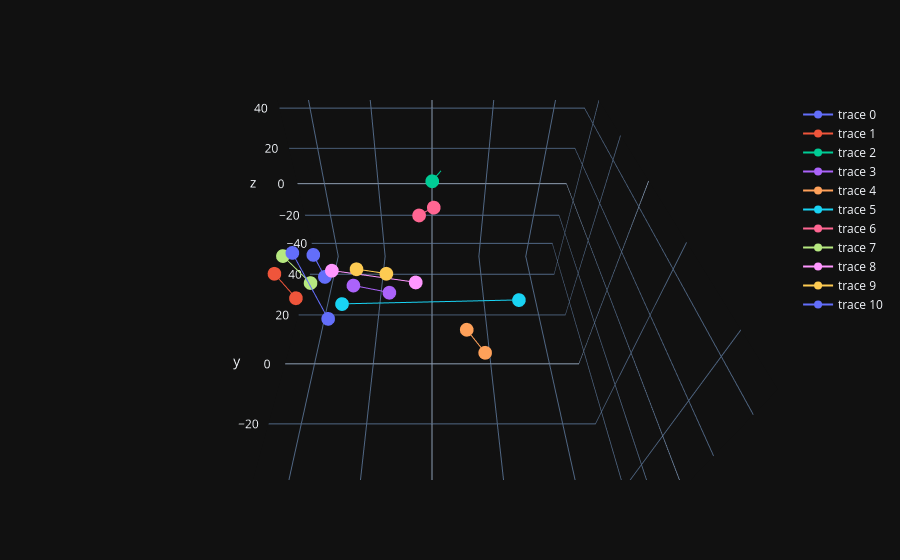

This figure's notebook cell:
### Markdown cell above
# Pokaż wektory krajów i stolic
Zbadajmy relacje między zestawem par kraj-stolica.

### Code cell
country_capitals_paris = [("France", "Paris"), ("England", "London"), ("Mali", "Bamako"), ("Italy", "Rome"),
                          ("Poland", "Warsaw"), ("Spain", "Madrid"), ("Kenya", "Nairobi"), ("Germany", "Berlin"),
                          ("Japan", "Tokyo"), ("China", "Beijing"), ('Jordan', 'Amman')]

## Prepare pairs (subsets of df) of country and capital vectors

data = []
for country, capital in country_capitals_paris:
    df_pair = df.loc[df.label.isin([country, capital])]

    trace = go.Scatter3d(
        x=df_pair.x,
        y=df_pair.y,
        z=df_pair.z,
        mode="markers+lines",
        text=df_pair.label
    )

    data.append(trace)
print(df_pair)

figure = go.Figure(
    data=data,
    layout=go.Layout(

        scene=dict(
            xaxis=dict(title="x", range=(-RANGE, RANGE)),
            yaxis=dict(title="y", range=(-RANGE, RANGE)),
            zaxis=dict(title="z", range=(-RANGE, RANGE))
        ),

    ))

name = ''
# Default parameters which are used when `layout.scene.camera` is not provided
camera = dict(
    up=dict(x=0, y=0, z=1),
    center=dict(x=0, y=0, z=0),
    eye=dict(x=0, y=-1, z=1)
)

figure.update_layout(scene_camera=camera, title=name)  #

figure.show()

### Figure 1 — Plotly figure (JSON) as saved in the notebook; plotly's stock layout.template omitted (floating-point values rounded to 4 significant figures)
{"data": [{"mode": "markers+lines", "text": ["France", "Paris"], "x": [-32.7, -37.11], "y": [8.122, 14.71], "z": [-4.704, -1.194], "type": "scatter3d"}, {"mode": "markers+lines", "text": ["London", "England"], "x": [-47.56, -40.18], "y": [7.745, 1.207], "z": [-2.328, -6.585], "type": "scatter3d"}, {"mode": "markers+lines", "text": ["Mali", "Bamako"], "x": [5.486, 0.02293], "y": [52.72, 46.07], "z": [9.039, 5.38], "type": "scatter3d"}, {"mode": "markers+lines", "text": ["Italy", "Rome"], "x": [-22.97, -12.39], "y": [2.61, 0.6491], "z": [-1.427, -2.467], "type": "scatter3d"}, {"mode": "markers+lines", "text": ["Poland", "Warsaw"], "x": [13.53, 9.133], "y": [-18.92, -12.85], "z": [-2.045, -0.5761], "type": "scatter3d"}, {"mode": "markers+lines", "text": ["Spain", "Madrid"], "x": [-27.01, 27.19], "y": [1.42, 6.046], "z": [-10.5, -15.66], "type": "scatter3d"}, {"mode": "markers+lines", "text": ["Kenya", "Nairobi"], "x": [0.5142, -4.027], "y": [26.69, 21.07], "z": [10.6, 12.67], "type": "scatter3d"}, {"mode": "markers+lines", "text": ["Germany", "Berlin"], "x": [-34.37, -43.66], "y": [0.4121, 8.3], "z": [3.363, 6.79], "type": "scatter3d"}, {"mode": "markers+lines", "text": ["Japan", "Tokyo"], "x": [-26.93, -4.313], "y": [-1.678, -5.369], "z": [13.03, 12.48], "type": "scatter3d"}, {"mode": "markers+lines", "text": ["China", "Beijing"], "x": [-19.59, -11.23], "y": [-4.328, -9.196], "z": [17.57, 22.45], "type": "scatter3d"}, {"mode": "markers+lines", "text": ["Jordan", "Amman"], "x": [-36.86, -19.9], "y": [-0.1767, -30.83], "z": [19.81, 37.53], "type": "scatter3d"}], "layout": {"scene": {"xaxis": {"range": [-50, 50], "title": {"text": "x"}}, "yaxis": {"range": [-50, 50], "title": {"text": "y"}}, "zaxis": {"range": [-50, 50], "title": {"text": "z"}}, "camera": {"up": {"x": 0, "y": 0, "z": 1}, "center": {"x": 0, "y": 0, "z": 0}, "eye": {"x": 0, "y": -1, "z": 1}}}, "title": {"text": ""}}}
